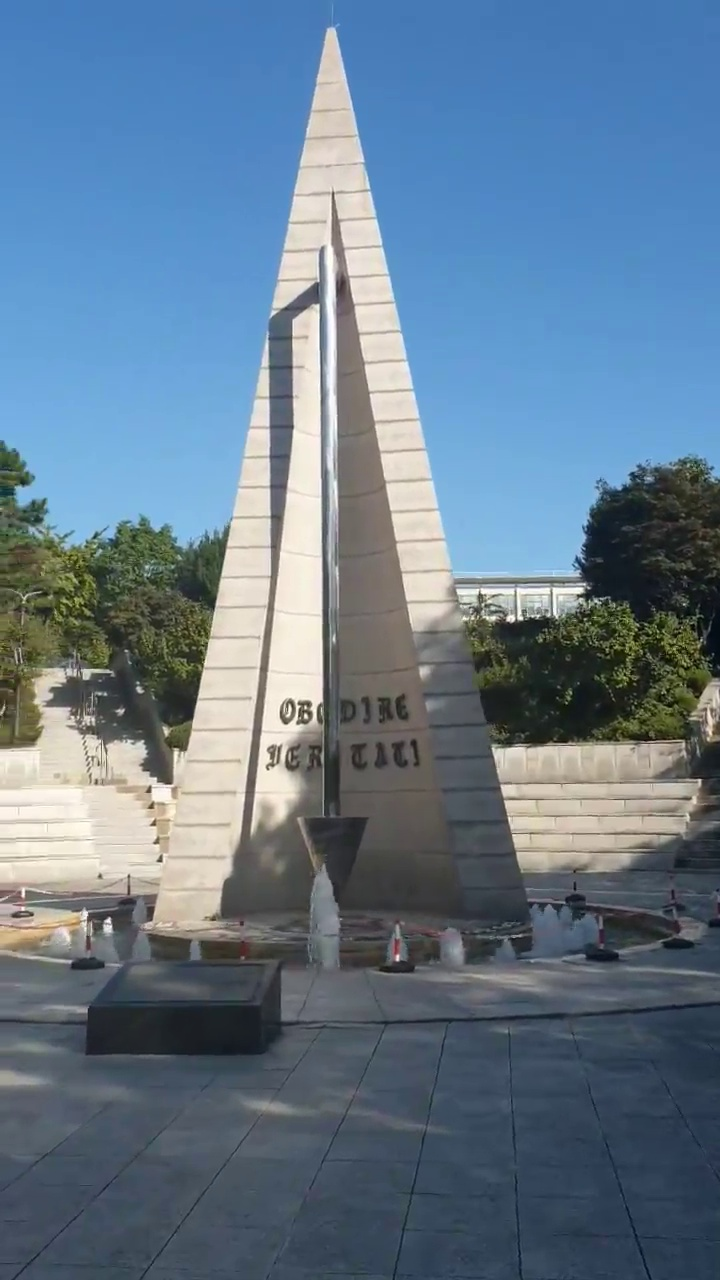
#> input picture sogang1.png, 720 x 1280 px
$ jupyter execute code.ipynb
#> lines starting #> are read from the running program, lines starting #| are printed output that depends on the picture
[cell 1]
import cv2
import numpy as np
from matplotlib import pyplot as plt
from PIL import Image

import argparse
import csv
from datetime import datetime
import os

import cv2
import numpy as np

# success

[cell 2]
import cv2
import imutils
import numpy as np


class Stitcher(object):
    def __init__(self):
        self.isv3 = imutils.is_cv3()

    def stitch(self, images, ratio=0.75, reprojThresh=4.0, showMatches=False):
        (imageB, imageA) = images
        (kpsA, featuresA) = self.detectAndDescribe(imageA)
        (kpsB, featuresB) = self.detectAndDescribe(imageB)

        # match features between the two images
        m = self.matchKeypoints(kpsA, kpsB, featuresA, featuresB, ratio, reprojThresh)
        if not m:
            return None

        # otherwise, apply a perspective warp to stitch the images
        # together
        (matches, H, status) = m
        result = cv2.warpPerspective(imageA, H,
                                     (imageA.shape[1] + imageB.shape[1], imageA.shape[0]))
        result[0:imageB.shape[0], 0:imageB.shape[1]] = imageB

        # check to see if the keypoint matches should be visualized
        if showMatches:
            vis = self.drawMatches(imageA, imageB, kpsA, kpsB, matches,
                                   status)

            # return a tuple of the stitched image and the
            # visualization
            return result, vis

        # return the stitched image
        return result

    def detectAndDescribe(self, image):
        # convert the image to grayscale
        gray = cv2.cvtColor(image, cv2.COLOR_BGR2GRAY)

        # check to see if we are using OpenCV 3.X
        if self.isv3:
            # detect and extract features from the image
            descriptor = cv2.ORB_create()
            (kps, features) = descriptor.detectAndCompute(image, None)

        # otherwise, we are using OpenCV 2.4.X
        else:
            # detect keypoints in the image
            detector = cv2.ORB_create()
            kps = detector.detect(gray)

            # extract features from the image
            extractor = cv2.ORB_create()
            (kps, features) = extractor.compute(gray, kps)

        # convert the keypoints from KeyPoint objects to NumPy
        # arrays
        kps = np.float32([kp.pt for kp in kps])

        # return a tuple of keypoints and features
        return kps, features

    def matchKeypoints(self, kpsA, kpsB, featuresA, featuresB,
    ratio, reprojThresh):
        # compute the raw matches and initialize the list of actual
        # matches
        matcher = cv2.DescriptorMatcher_create("BruteForce")
        rawMatches = matcher.knnMatch(featuresA, featuresB, 2)
        matches = []

        # loop over the raw matches
        for m in rawMatches:
            # ensure the distance is within a certain ratio of each
            # other (i.e. Lowe's ratio test)
            if len(m) == 2 and m[0].distance < m[1].distance * ratio:
                matches.append((m[0].trainIdx, m[0].queryIdx))


        # computing a homography requires at least 4 matches
        if len(matches) > 4:
            # # construct the two sets of points
            ptsA = np.float32([kpsA[i] for (_, i) in matches])
            ptsB = np.float32([kpsB[i] for (i, _) in matches])


            (H, status) = cv2.findHomography(ptsA, ptsB, cv2.RANSAC,
                                             reprojThresh)

            # return the matches along with the homograpy matrix
            # and status of each matched point
            return (matches, H, status)

        # otherwise, no homograpy could be computed
        return None

    def drawMatches(self, imageA, imageB, kpsA, kpsB, matches, status):
        # initialize the output visualization image
        (hA, wA) = imageA.shape[:2]
        (hB, wB) = imageB.shape[:2]
        vis = np.zeros((max(hA, hB), wA + wB, 3), dtype="uint8")
        vis[0:hA, 0:wA] = imageA
        vis[0:hB, wA:] = imageB

        # loop over the matches
        for ((trainIdx, queryIdx), s) in zip(matches, status):
            # only process the match if the keypoint was successfully
            # matched
            if s == 1:
                # draw the match
                ptA = (int(kpsA[queryIdx][0]), int(kpsA[queryIdx][1]))
                ptB = (int(kpsB[trainIdx][0]) + wA, int(kpsB[trainIdx][1]))
                cv2.line(vis, ptA, ptB, (0, 255, 0), 1)

        # return the visualization
        return vis

image1 = cv2.imread('sogang1.png')
#> image1 is the input picture: shape (1280, 720, 3); mean B, G, R 141.1, 121.8, 100
image2 = cv2.imread('sogang2.png')
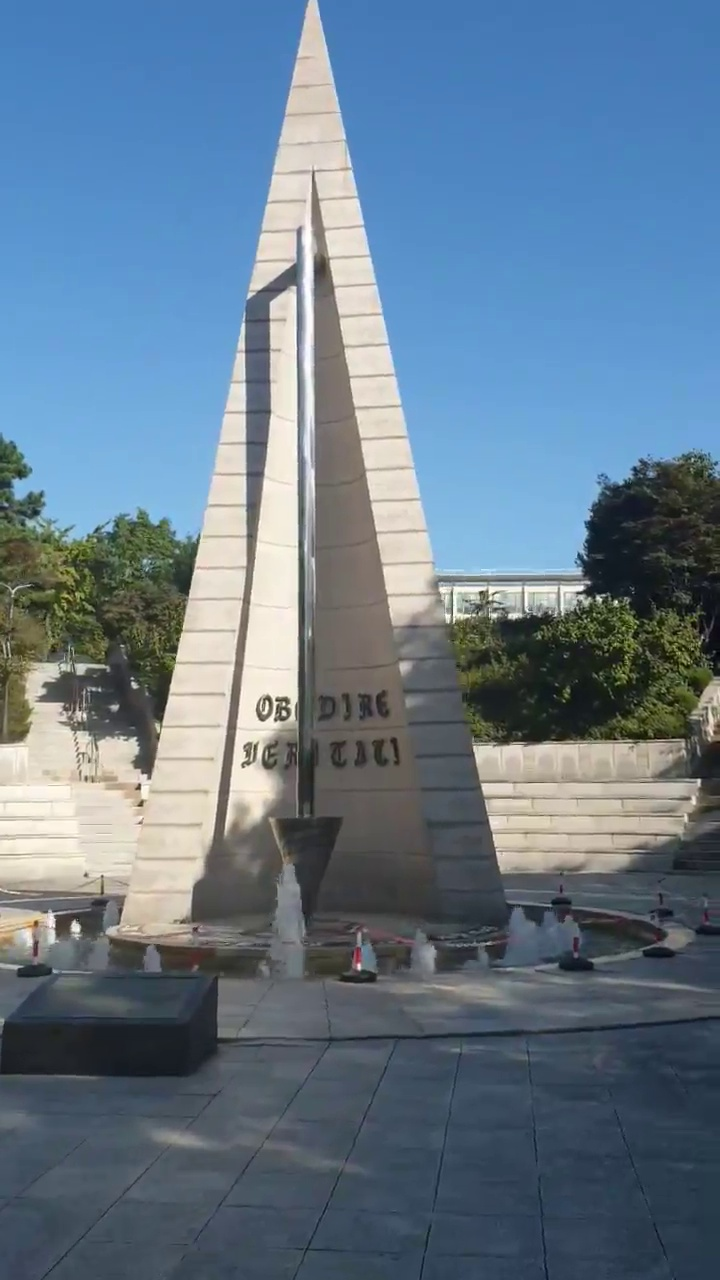
#> input picture sogang2.png, 720 x 1280 px
#> image2 is the input picture: shape (1280, 720, 3); mean B, G, R 139.8, 121.5, 100.6
image3 = cv2.imread('sogang3.png')
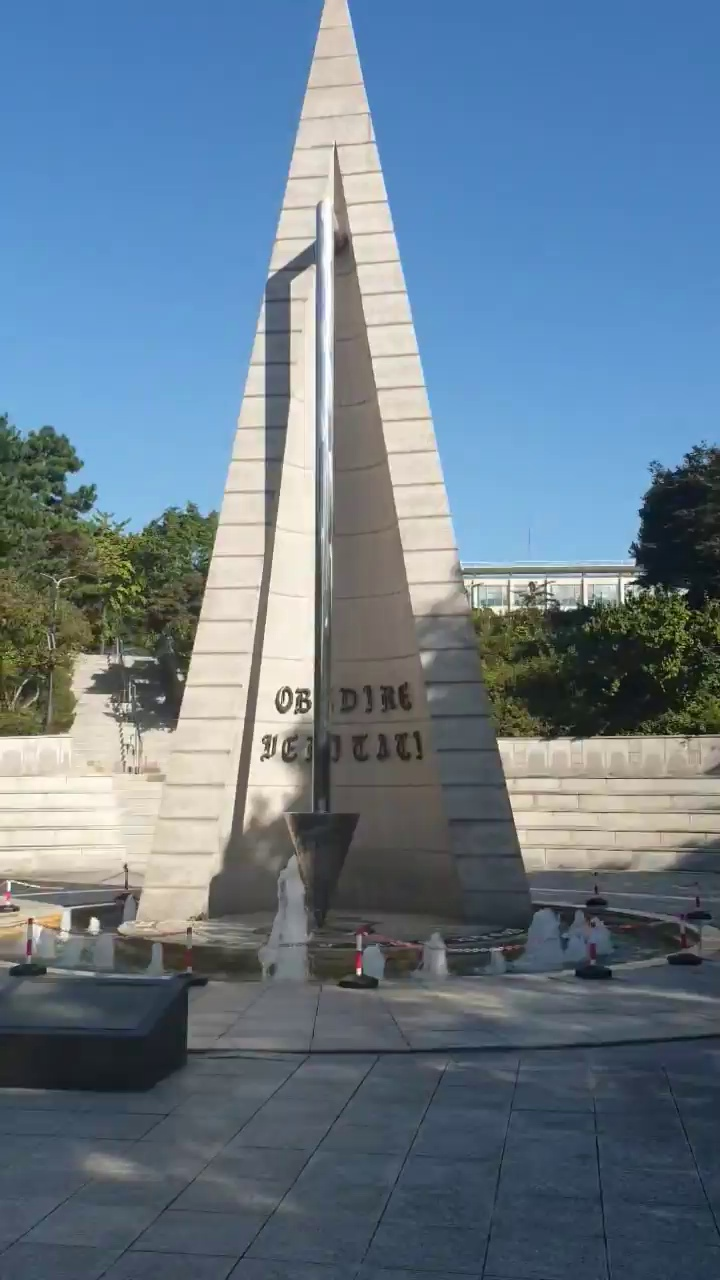
#> input picture sogang3.png, 720 x 1280 px
#> image3 is the input picture: shape (1280, 720, 3); mean B, G, R 139.1, 122.4, 102.9

stitcher = Stitcher()
(result1, vis1) = stitcher.stitch([image1, image2], showMatches=True)
#> in detectAndDescribe, `kps = detector.detect(gray)`: kps = 500 keypoints; strongest (x, y, size): (276, 700, 31), (284, 714, 37.2), (598, 598, 31), (276, 703, 37.2)
#> in detectAndDescribe, `kps = np.float32([kp.pt for kp in kps])`: kps = 500 pairs, first value 36 to 633.6, second value 171.6 to 971
#> in stitch, `(kpsA, featuresA) = self.detectAndDescribe(imageA)`: kpsA has the same summary as kps in detectAndDescribe
#> in detectAndDescribe (call 2), `kps = detector.detect(gray)`: kps = 500 keypoints; strongest (x, y, size): (520, 618, 37.2), (518, 618, 31), (521, 618, 31), (108, 920, 44.6)
#> in stitch, `(kpsB, featuresB) = self.detectAndDescribe(imageB)`: kpsB = 500 pairs, first value 32 to 665, second value 193 to 959
#> in matchKeypoints, `rawMatches = matcher.knnMatch(featuresA, featuresB, 2)`: rawMatches = 500 matches
#> after the loop in matchKeypoints, `for m in rawMatches:`: matches = 65 pairs, first value 16 to 495, second value 3 to 498
#> in matchKeypoints, `ptsA = np.float32([kpsA[i] for (_, i) in matches])`: ptsA = 65 pairs, first value 43.2 to 598.4, second value 287 to 917.3
#> in matchKeypoints, `ptsB = np.float32([kpsB[i] for (i, _) in matches])`: ptsB = 65 pairs, first value 50.4 to 594.8, second value 305 to 916.7
#> in matchKeypoints, `(H, status) = cv2.findHomography(ptsA, ptsB, cv2.RANSAC, reprojThresh)`: H = [[0.64, -0.0698, 101.8], [-0.136, 0.548, 195.8], [-0.000179, -0.000257, 1]]; status = 65 values, max 1 at index 1, min 0 at index 0, mean 0.631
#> the loop in drawMatches, `for ((trainIdx, queryIdx), s) in zip(matches, status):` made 65 passes
#> (trainIdx, queryIdx, s, ptA, ptB) on passes 2, 3, 4, 5, 9, 11, 12, 13, 14, 17, 21, 23: (105, 19, [1], (276, 700), (1018, 703)), (48, 21, [1], (261, 720), (1005, 723)), (31, 26, [1], (285, 714), (1026, 717)), (37, 36, [1], (246, 759), (990, 760)), (112, 110, [1], (266, 702), (1009, 706)), (171, 126, [1], (482, 784), (1221, 787)), (123, 140, [1], (274, 720), (1017, 722)), (166, 146, [1], (589, 598), (1309, 601)), (156, 150, [1], (276, 699), (1018, 703)), (211, 204, [1], (283, 712), (1025, 715)), (163, 257, [1], (243, 745), (987, 748)), (291, 279, [1], (283, 718), (1025, 722))
#> (ptA, ptB) on passes 62, 64: ((257, 713), (1003, 716)), ((576, 555), (1296, 561))
#> after the loop in drawMatches, `for ((trainIdx, queryIdx), s) in zip(matches, status):`:
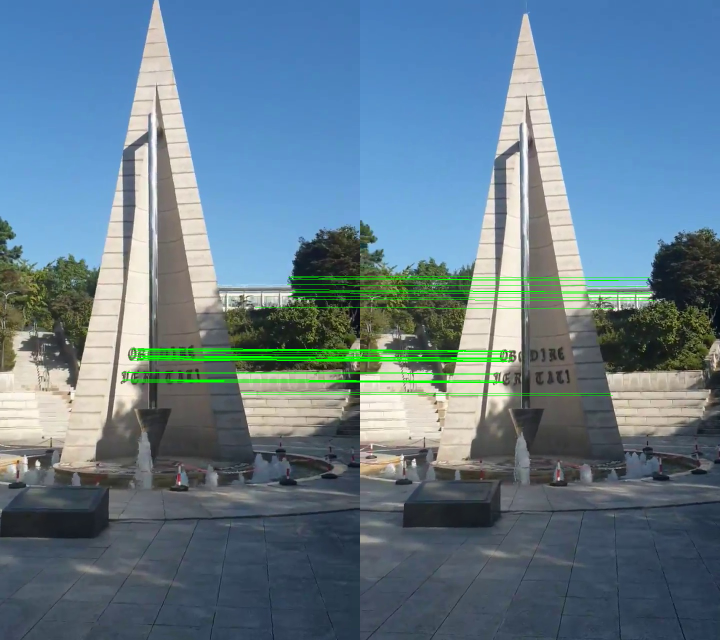
#> vis: shape (1280, 1440, 3) (shown at 1/2 size); mean B, G, R 139.1, 123.4, 98.8
(result2, vis2) = stitcher.stitch([image2, image3], showMatches=True)
#> call 2 of stitch, with ratio = 0.75, reprojThresh = 4, showMatches = True
#> in detectAndDescribe (call 3), `gray = cv2.cvtColor(image, cv2.COLOR_BGR2GRAY)`:
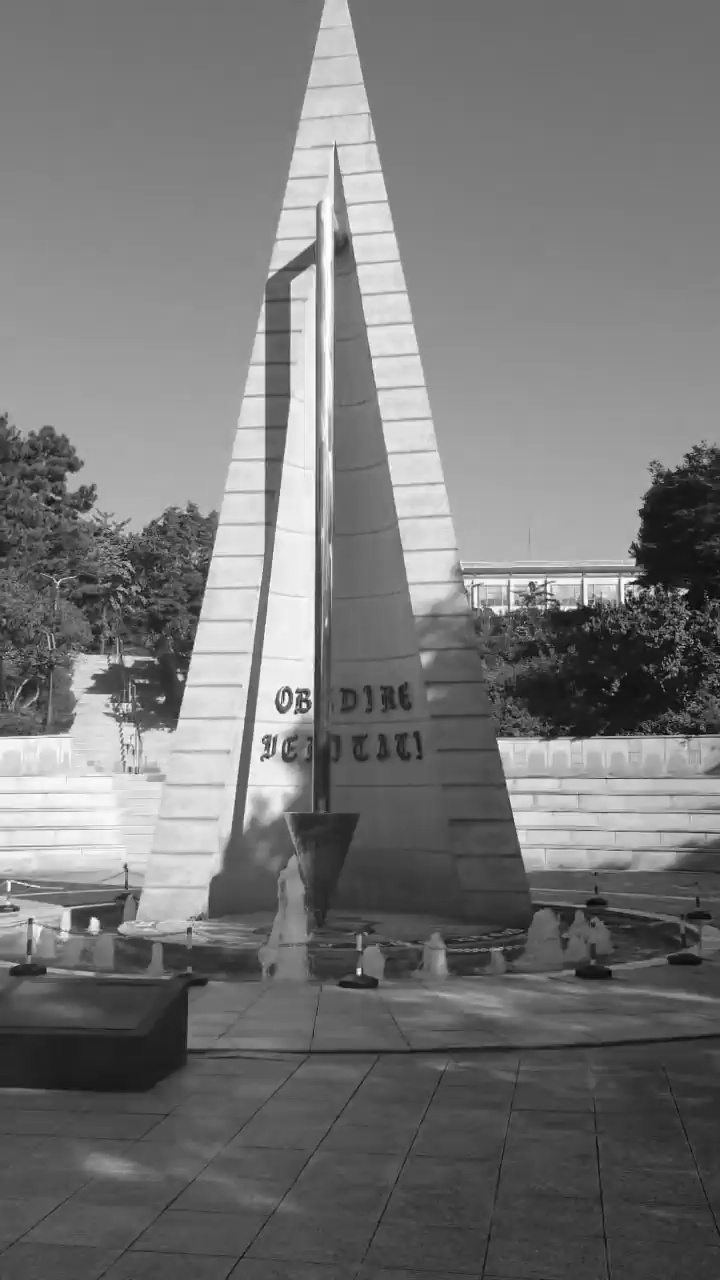
#> gray: shape (1280, 720); min 1, max 255, mean 118.4
#> in detectAndDescribe (call 3), `kps = detector.detect(gray)`: kps = 500 keypoints; strongest (x, y, size): (586, 604, 31), (303, 703, 31), (93, 919, 53.6), (304, 703, 37.2)
#> in detectAndDescribe (call 3), `kps = np.float32([kp.pt for kp in kps])`: kps = 500 pairs, first value 50 to 687, second value 235.9 to 973.2
#> in stitch (call 2), `(kpsA, featuresA) = self.detectAndDescribe(imageA)`: kpsA has the same summary as kps in detectAndDescribe
#> in detectAndDescribe (call 4), `kps = detector.detect(gray)`: kps = 500 keypoints; strongest (x, y, size): (276, 700, 31), (284, 714, 37.2), (598, 598, 31), (276, 703, 37.2)
#> in stitch (call 2), `(kpsB, featuresB) = self.detectAndDescribe(imageB)`: kpsB = 500 pairs, first value 36 to 633.6, second value 171.6 to 971
#> in stitch (call 2), `(matches, H, status) = m`: matches = 56 pairs, first value 19 to 498, second value 24 to 493; H = [[4.31, 0.748, -800.8], [1.47, 5.56, -1777.7], [0.00223, 0.00278, 1]]; status = 56 values, max 1 at index 0, min 0 at index 11, mean 0.714
#> in stitch (call 2), `result = cv2.warpPerspective(imageA, H, (imageA.shape[1] + imageB.shap..`:
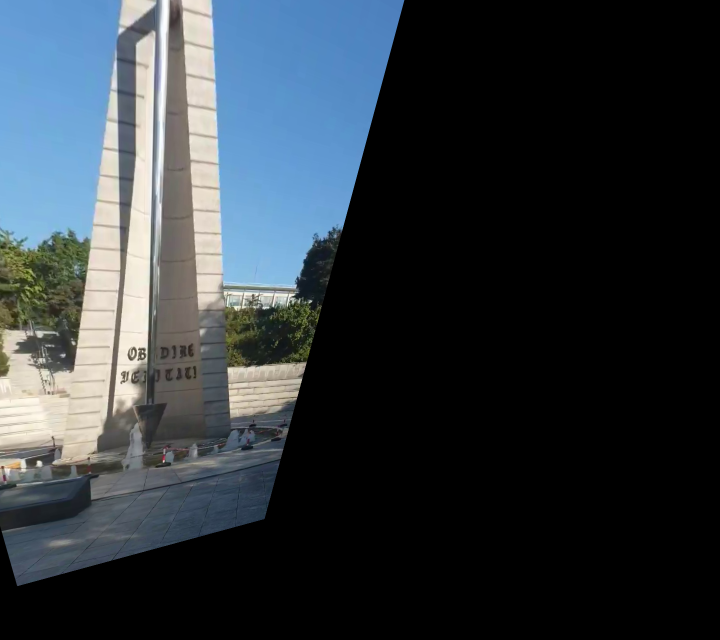
#> result: shape (1280, 1440, 3) (shown at 1/2 size); mean B, G, R 61.4, 55.3, 47.5
#> the loop in drawMatches (call 2), `for ((trainIdx, queryIdx), s) in zip(matches, status):` made 56 passes
#> (trainIdx, queryIdx, s, ptA, ptB) on passes 1, 2, 3, 4, 5, 6, 7, 8, 9, 10, 11, 13: (20, 24, [1], (295, 713), (995, 720)), (19, 27, [1], (296, 691), (996, 700)), (57, 44, [1], (264, 746), (965, 753)), (21, 55, [1], (280, 713), (981, 720)), (110, 118, [1], (285, 693), (986, 702)), (30, 123, [1], (92, 918), (794, 921)), (189, 142, [1], (262, 739), (963, 746)), (144, 146, [1], (280, 712), (981, 720)), (157, 162, [1], (267, 736), (969, 742)), (181, 168, [1], (276, 736), (976, 742)), (216, 205, [1], (280, 711), (982, 720)), (233, 227, [1], (286, 695), (986, 702))
#> (trainIdx, queryIdx, s) on passes 12, 17, 19, 20, 21, 23: (206, 217, [0]), (254, 254, [0]), (256, 261, [0]), (255, 267, [0]), (35, 273, [0]), (219, 285, [0])
#> after the loop in drawMatches (call 2), `for ((trainIdx, queryIdx), s) in zip(matches, status):`:
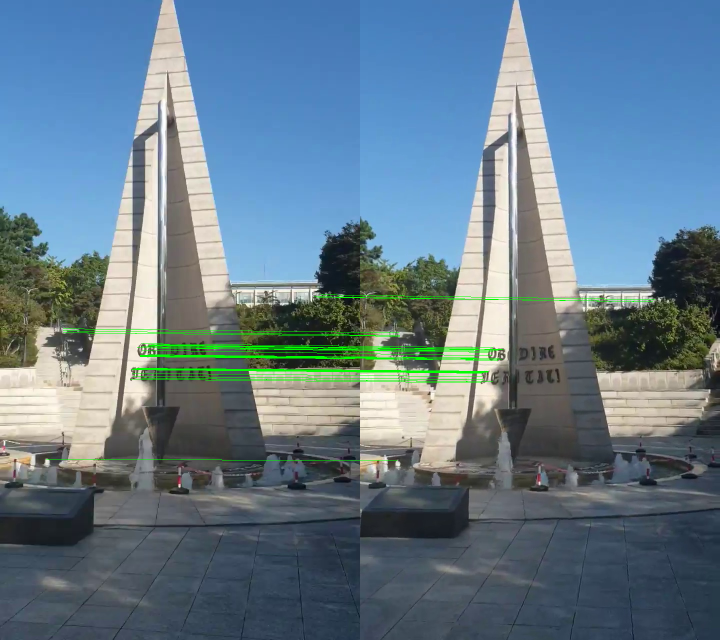
#> vis: shape (1280, 1440, 3) (shown at 1/2 size); mean B, G, R 138.3, 123.3, 100.5
cv2.imwrite('result1.jpg', result1)
cv2.imwrite('result2.jpg', result2)
#> Out = True

[cell 3]
cv2.imshow('image',image3)
cv2.waitKey()
cv2.destroyAllWindows()
cv2.waitKey(1)
#> Out = 27
